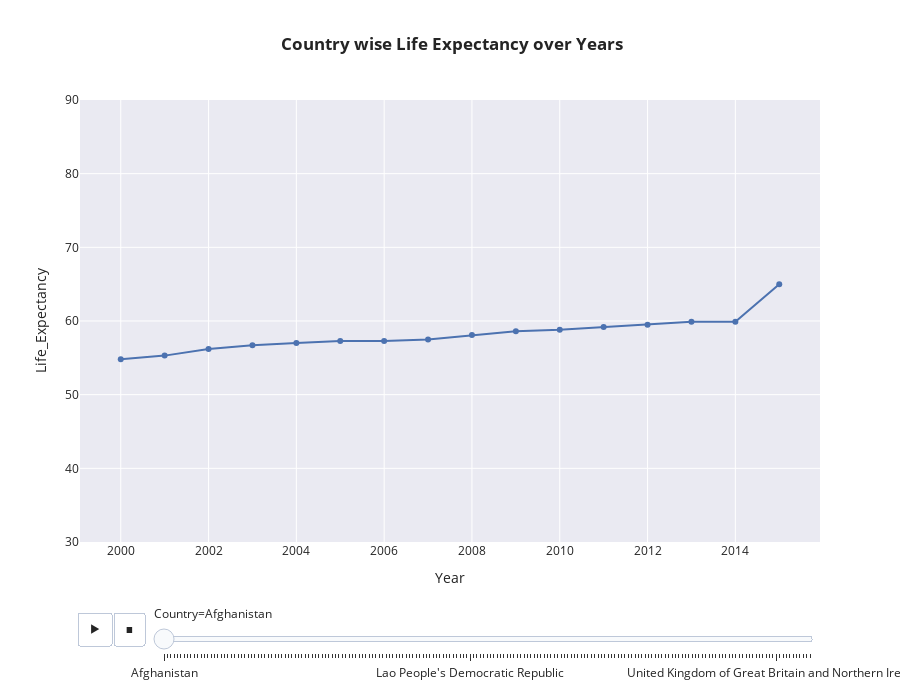

Notebook cell for this chart:
### Markdown cell above
### Question #3: Analyze the country wise life expectancies over the years.

### Code cell
# Line Graph
fig=px.line(df, x='Year', y='Life_Expectancy', animation_frame='Country', animation_group='Year', 
            color='Country', markers=True, template="seaborn", 
            title='<b> Country wise Life Expectancy over Years')

fig.update_yaxes(range = [30,90])
fig.update_layout(height=700, width=900, showlegend=False)
fig.show()

plotly.offline.plot(fig, filename='Country-wise Life Expectancy over Years.html')
